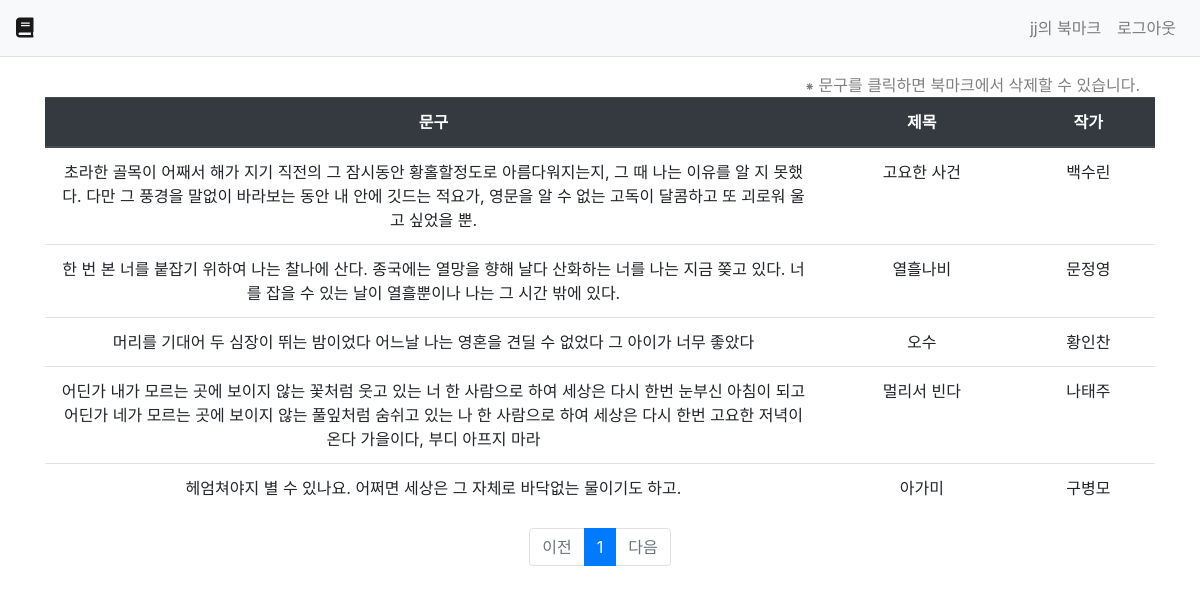
Page /main/bookmark/?page=2 (signed in) on the earlier database version.
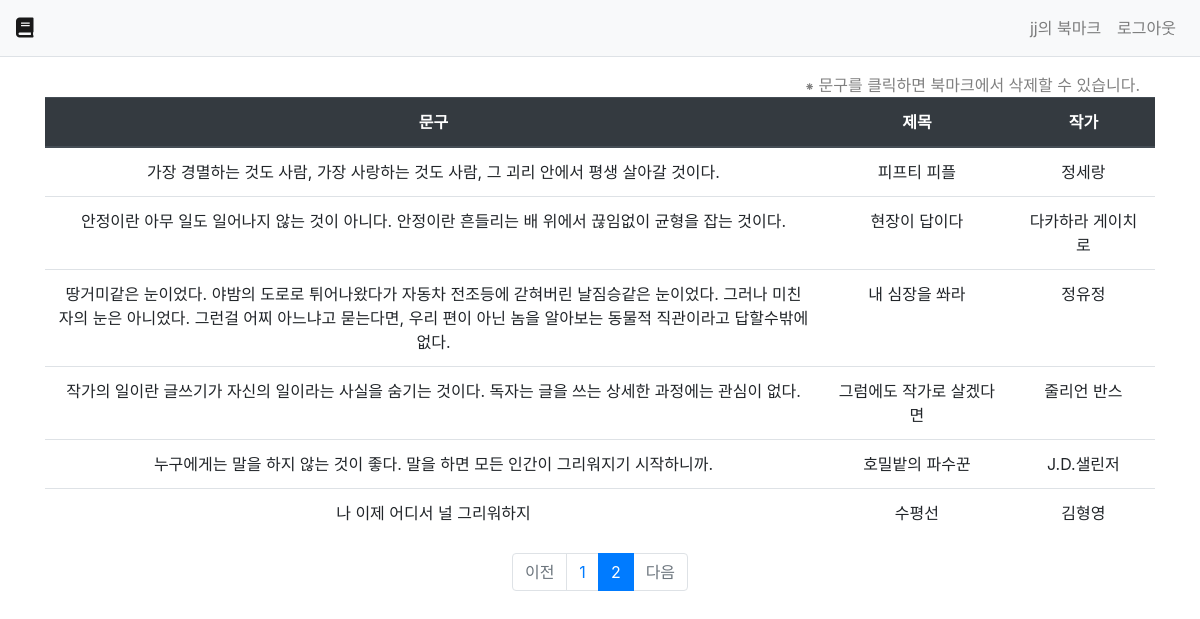
Same page on the later database version.
### main/models.py (models this page shows, shortened)
class Sentence(models.Model):
    content = models.TextField("문구")
    title = models.CharField("제목", max_length=300)
    writer = models.CharField("작성자", max_length=100)
    bookmark = models.ManyToManyField(User, related_name='bookmark_sentence')

### main/views.py (the view)
# urls.py: path('bookmark/', views.bookmark, name='bookmark'),
@login_required(login_url='common:login')
def bookmark(request):
    user = User.objects.get(id=request.user.id)
    bookmark_list = user.bookmark_sentence.all()
    page=request.GET.get('page','1')
    paginator = Paginator(bookmark_list, 10)
    page_obj = paginator.get_page(page)
    context = {'bookmark_list':page_obj}
    return render(request, 'main/bookmark.html', context)

### templates/main/bookmark.html (shortened to what this page needs)
{% extends 'base.html' %}
{% block content %}
<div class="container my-3">
  <div class="col-12">
    <a style="float:right; color:gray;">⁕ 문구를 클릭하면 북마크에서 삭제할 수 있습니다.</a>
  </div>
  <table class="table table-hover bookmark_table" style="text-align:center;">
    <thead>
      <tr class="thead-dark">
        <th>문구</th>
        <th>제목</th>
        <th>작가</th>
      </tr>
    </thead>
    <tbody>
      {% if bookmark_list %}
        {% for bookmark in bookmark_list %}
          <tr>
            <td data-uri="{% url 'main:bookmark_delete' bookmark.id%}" style="width:70%" class="table_row" name="{{bookmark.id}}">{{bookmark.content}}</td>
            <td>{{bookmark.title}}</td>
            <td>{{ bookmark.writer }}</td>
          </tr>
        {% endfor %}
      {% endif %}
    </tbody>
  </table>
  <ul class="pagination justify-content-center">
    {% if bookmark_list.has_previoust %}
    <li class="page-item">
      <a class="page-link" href="?page={{bookmark_list.previous_page_number}}">이전</a>
    </li>
    {% else %}
    <li class="page-item disabled">
      <a class="page-link" tabindex="-1" aria-disabled="true" href="#">이전</a>
    </li>
    {% endif %}
    {% for page_number in bookmark_list.paginator.page_range %}
      {% if page_number == bookmark_list.number %}
      <li class="page-item active" aria-content="page">
        <a class="page-link" href="?page={{page_number}}">{{page_number}}</a>
      </li>
      {% else %}
      <li class="page-item">
        <a class="page-link" href="?page={{page_number}}">{{page_number}}</a>
      </li>
      {% endif %}
    {% endfor %}
    {% if bookmark_list.has_next %}
    <li class="page-item">
      <a class="page-link" href="?page={{bookmark_list.next_page_number}}">다음</a>
    </li>
    {% else %}
    <li class="page-item disabled">
      <a class="page-link" tabindex="-1" aria-disabled="true" href="#">다음</a>
    </li>
    {% endif %}
  </ul>
</div>
{% endblock%}

Differences in the rows shown:
no longer on this page (row unchanged): Sentence: content "초라한 골목이 어째서 해가 지기 직전의 그 잠시동안 황홀할정도로 아름다워지는지, 그 때 나는 이유를 알 지 못했다. 다만 그 풍경을 말없이 바라보는 동안 내 안에 깃드는 적요가, 영문을 알 수 없는 고독이 달콤하고 또 괴로워 울고 싶었을 뿐.", title "고요한 사건", writer "백수린"
no longer on this page (row unchanged): Sentence: content "한 번 본 너를 붙잡기 위하여 나는 찰나에 산다. 종국에는 열망을 향해 날다 산화하는 너를 나는 지금 쫒고 있다. 너를 잡을 수 있는 날이 열흘뿐이나 나는 그 시간 밖에 있다.", title "열흘나비", writer "문정영"
no longer on this page (row unchanged): Sentence: content "머리를 기대어 두 심장이 뛰는 밤이었다 어느날 나는 영혼을 견딜 수 없었다 그 아이가 너무 좋았다", title "오수", writer "황인찬"
no longer on this page (row unchanged): Sentence: content "어딘가 내가 모르는 곳에 보이지 않는 꽃처럼 웃고 있는 너 한 사람으로 하여 세상은 다시 한번 눈부신 아침이 되고 어딘가 네가 모르는 곳에 보이지 않는 풀잎처럼 숨쉬고 있는 나 한 사람으로 하여 세상은 다시 한번 고요한 저녁이 온다 가을이다, 부디 아프지 마라", title "멀리서 빈다", writer "나태주"
no longer on this page (row unchanged): Sentence: content "헤엄쳐야지 별 수 있나요. 어쩌면 세상은 그 자체로 바닥없는 물이기도 하고.", title "아가미", writer "구병모"
added Sentence: content "가장 경멸하는 것도 사람, 가장 사랑하는 것도 사람, 그 괴리 안에서 평생 살아갈 것이다.", title "피프티 피플", writer "정세랑"
added Sentence: content "안정이란 아무 일도 일어나지 않는 것이 아니다. 안정이란 흔들리는 배 위에서 끊임없이 균형을 잡는 것이다.", title "현장이 답이다", writer "다카하라 게이치로"
added Sentence: content "땅거미같은 눈이었다. 야밤의 도로로 튀어나왔다가 자동차 전조등에 갇혀버린 날짐승같은 눈이었다. 그러나 미친 자의 눈은 아니었다. 그런걸 어찌 아느냐고 묻는다면, 우리 편이 아닌 놈을 알아보는 동물적 직관이라고 답할수밖에 없다.", title "내 심장을 쏴라", writer "정유정"
now on this page (row unchanged): Sentence: content "작가의 일이란 글쓰기가 자신의 일이라는 사실을 숨기는 것이다. 독자는 글을 쓰는 상세한 과정에는 관심이 없다.", title "그럼에도 작가로 살겠다면", writer "줄리언 반스"
added Sentence: content "누구에게는 말을 하지 않는 것이 좋다. 말을 하면 모든 인간이 그리워지기 시작하니까.", title "호밀밭의 파수꾼", writer "J.D.샐린저"
now on this page (row unchanged): Sentence: content "나 이제 어디서 널 그리워하지", title "수평선", writer "김형영"
Other differences:
list line gone: "1"
new list line: "1"
new list line: "2"
